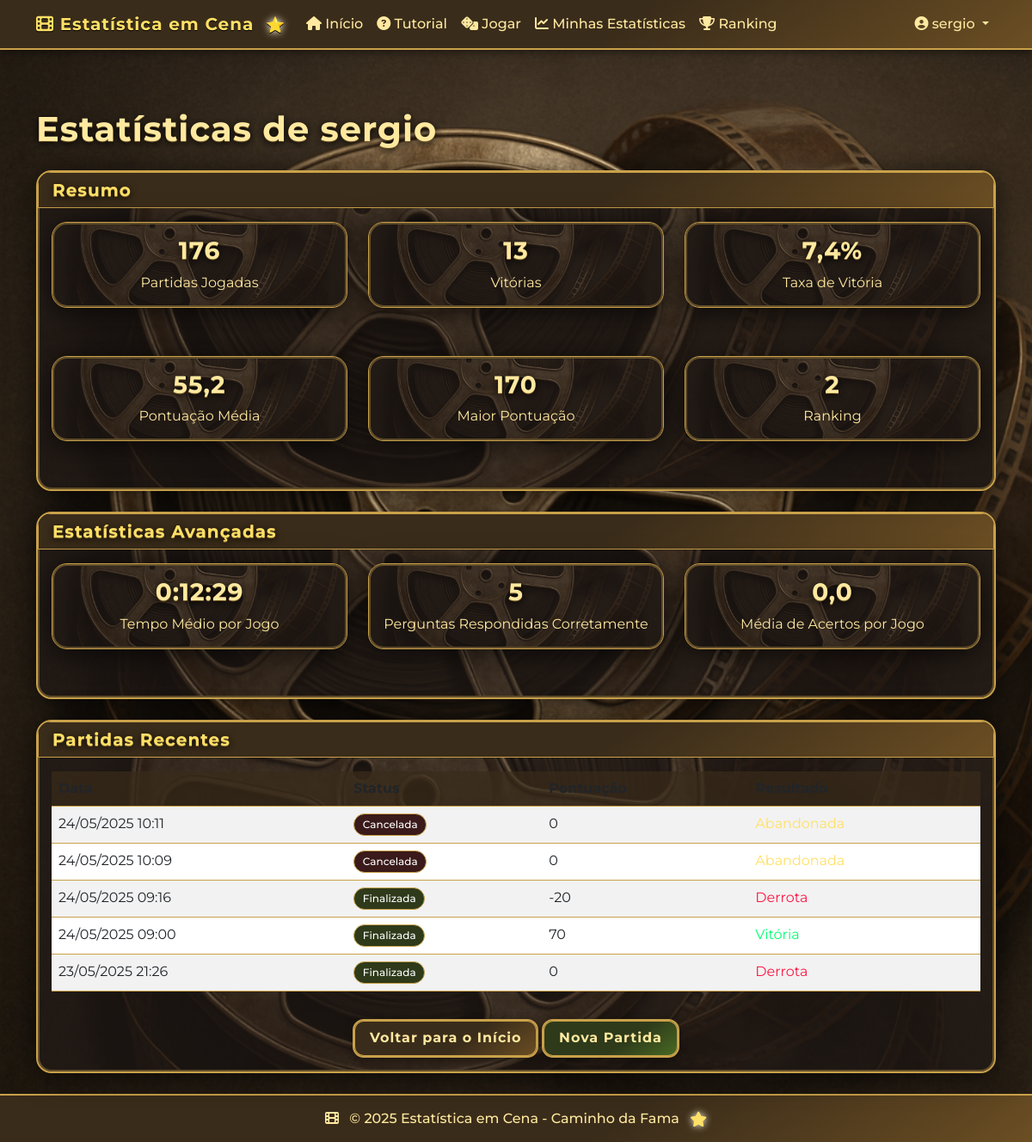
Page /estatisticas/ (signed in) on the earlier database version.
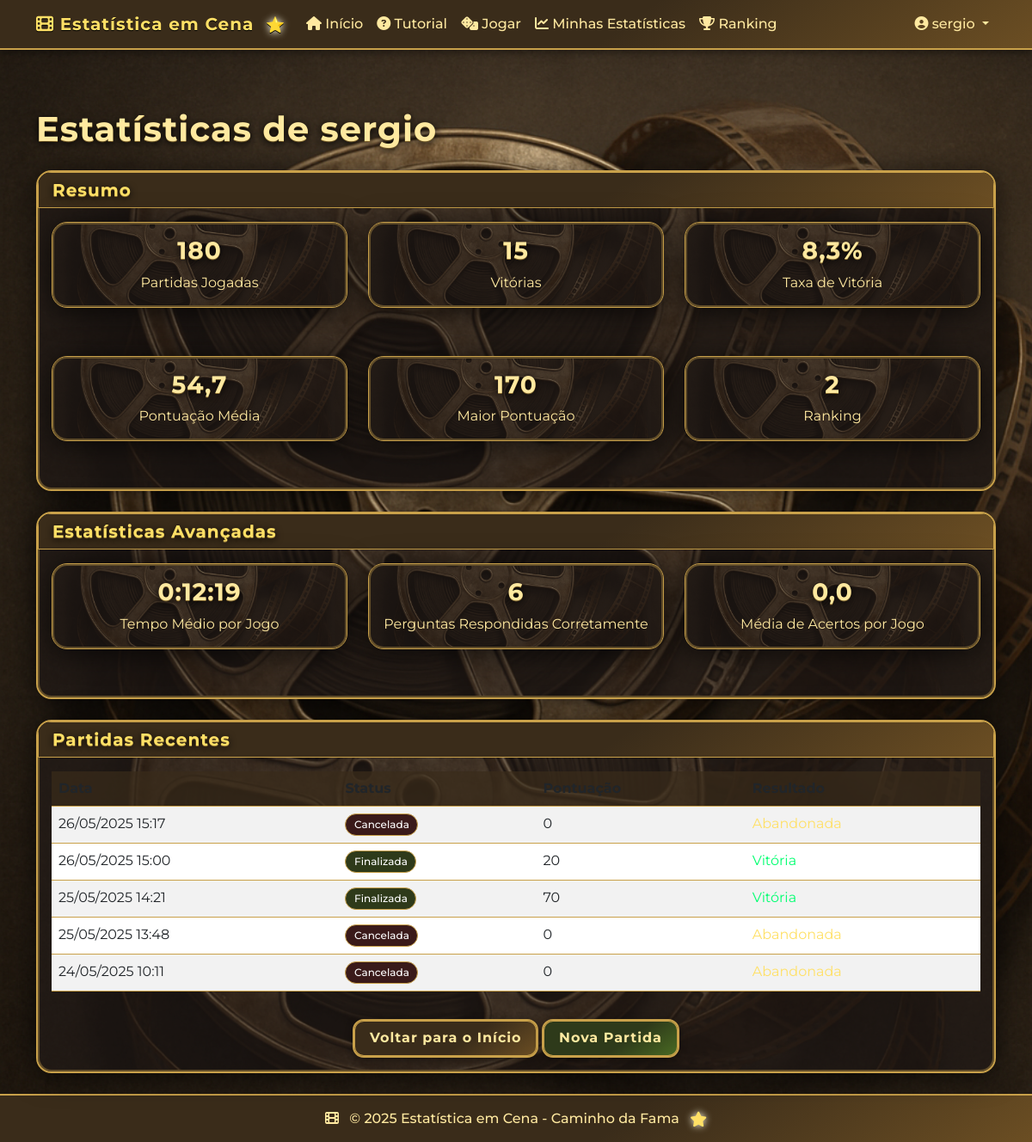
Same page on the later database version.
### core/models.py (models this page shows, shortened)
class Jogador(models.Model):
    user_jogador = models.OneToOneField(User, verbose_name='Usuário', on_delete=models.CASCADE, db_index=True, )
    jogos_jogados = models.IntegerField(default=0)
    vitorias = models.IntegerField(default=0)
    pontuacao_media = models.FloatField(default=0.0)
    maior_pontuacao = models.IntegerField(default=0)  # Nova estatística
    tempo_medio_jogo = models.IntegerField(default=0)  # Em segundos
    total_perguntas_certas = models.IntegerField(default=0)  # Total de perguntas certas
    def __str__(self):
        return self.user_jogador.username
    class Meta:
        verbose_name = 'Jogador'
        verbose_name_plural = 'Jogadores'
        ordering = ['-jogos_jogados']

class Game(models.Model):
    STATUS_CHOICES = [
        ('IN_PROGRESS', 'Em andamento'),
        ('COMPLETED', 'Finalizado'),
        ('CANCELLED', 'Cancelado'),
    ]
    partidas = models.ManyToManyField(User, related_name='jogos_partidas')
    inicio_tempo = models.DateTimeField(default=timezone.now)
    fim_tempo = models.DateTimeField(null=True, blank=True)
    status = models.CharField(
        max_length=20,
        choices=STATUS_CHOICES,
        default='IN_PROGRESS'
    )
    ganhador = models.ForeignKey(
        User,
        on_delete=models.SET_NULL,
        null=True,
        blank=True,
        related_name='jogos_ganhos'
    )

### core/views.py (the view)
# urls.py: path('estatisticas/', EstatisticasJogadorView.as_view(), name='estatisticas_jogador'),
class EstatisticasJogadorView(LoginRequiredMixin, DetailView):
    model = Jogador
    template_name = 'estatisticas_jogador.html'
    context_object_name = 'jogador'
    login_url = '/accounts/login/'
    def get_object(self, queryset=None):
        jogador, created = Jogador.objects.get_or_create(user_jogador=self.request.user)
        return jogador
    def get_context_data(self, **kwargs):
        context = super().get_context_data(**kwargs)
        jogador = self.get_object()
        context['taxa_vitoria'] = (jogador.vitorias / jogador.jogos_jogados * 100) if jogador.jogos_jogados > 0 else 0
        if jogador.tempo_medio_jogo > 0:
            context['tempo_medio_formatado'] = str(datetime.timedelta(seconds=jogador.tempo_medio_jogo))
        else:
            context['tempo_medio_formatado'] = "00:00:00"
        if jogador.jogos_jogados > 0:
            context['media_perguntas_certas'] = jogador.total_perguntas_certas / jogador.jogos_jogados
        else:
            context['media_perguntas_certas'] = 0
        partidas_recentes = Game.objects.filter(
            partidas=jogador.user_jogador
        ).order_by('-inicio_tempo')[:5]
        for partida in partidas_recentes:
            try:
                pontuacao = PontuacaoJogo.objects.get(jogo=partida, jogador=jogador.user_jogador)
                partida.pontuacao_obtida = pontuacao.pontuacao
            except PontuacaoJogo.DoesNotExist:
                partida.pontuacao_obtida = 0
        context['partidas_recentes'] = partidas_recentes
        ranking = (
            Jogador.objects
            .filter(jogos_jogados__gt=0)  # só quem jogou
            .order_by('-maior_pontuacao')  # critério do RankingView
            .values_list('id', flat=True)
        )
        try:
            posicao = list(ranking).index(jogador.id) + 1
        except ValueError:
            posicao = None  # ainda não ranqueado
        context['posicao_ranking'] = posicao
        return context

### templates/estatisticas_jogador.html (shortened to what the changed rows need)
{% extends 'base.html' %}
{% block content %}
<div class="container mt-4">
    <div class="row">
        <div class="col-12">
            <h1 class="mb-4">Estatísticas de {{ jogador }}</h1>
            <div class="card mb-4">
                <div class="card-header bg-primary text-white">
                </div>
                <div class="card-body">
                    <div class="row">
                        <div class="col-md-4 mb-3">
                            <div class="card bg-light">
                                <div class="card-body text-center">
                                    <h3 class="card-title">{{ jogador.jogos_jogados }}</h3>
                                    <p class="card-text">Partidas Jogadas</p>
                                </div>
                            </div>
                        </div>
                        <div class="col-md-4 mb-3">
                            <div class="card bg-light">
                                <div class="card-body text-center">
                                    <h3 class="card-title">{{ jogador.vitorias }}</h3>
                                    <p class="card-text">Vitórias</p>
                                </div>
                            </div>
                        </div>
                        <div class="col-md-4 mb-3">
                            <div class="card bg-light">
                                <div class="card-body text-center">
                                    <h3 class="card-title">{{ taxa_vitoria|floatformat:1 }}%</h3>
                                    <p class="card-text">Taxa de Vitória</p>
                                </div>
                            </div>
                        </div>
                    </div>
                    <div class="row mt-3">
                        <div class="col-md-4 mb-3">
                            <div class="card bg-light">
                                <div class="card-body text-center">
                                    <h3 class="card-title">{{ jogador.pontuacao_media|floatformat:1 }}</h3>
                                    <p class="card-text">Pontuação Média</p>
                                </div>
                            </div>
                        </div>
                        <div class="col-md-4 mb-3">
                            <div class="card bg-light">
                                <div class="card-body text-center">
                                    <h3 class="card-title">{{ jogador.maior_pontuacao }}</h3>
                                    <p class="card-text">Maior Pontuação</p>
                                </div>
                            </div>
                        </div>
                    </div>
                </div>
            </div>
            <div class="card mb-4">
                <div class="card-header bg-success text-white">
                </div>
                <div class="card-body">
                    <div class="row">
                        <div class="col-md-4 mb-3">
                            <div class="card bg-light">
                                <div class="card-body text-center">
                                    <h3 class="card-title">{{ tempo_medio_formatado }}</h3>
                                    <p class="card-text">Tempo Médio por Jogo</p>
                                </div>
                            </div>
                        </div>
                        <div class="col-md-4 mb-3">
                            <div class="card bg-light">
                                <div class="card-body text-center">
                                    <h3 class="card-title">{{ jogador.total_perguntas_certas }}</h3>
                                    <p class="card-text">Perguntas Respondidas Corretamente</p>
                                </div>
                            </div>
                        </div>
                    </div>
                </div>
            </div>
            <div class="card">
                <div class="card-header bg-primary text-white">
                </div>
                <div class="card-body">
                    {% if partidas_recentes %}
                        <div class="table-responsive">
                            <table class="table table-striped">
                                <thead>
                                    <tr>
                                        <th>Data</th>
                                        <th>Status</th>
                                        <th>Pontuação</th>
                                        <th>Resultado</th>
                                    </tr>
                                </thead>
                                <tbody>
                                    {% for partida in partidas_recentes %}
                                    <tr>
                                        <td>{{ partida.inicio_tempo|date:"d/m/Y H:i" }}</td>
                                        <td>
                                            {% if partida.status == 'COMPLETED' %}
                                                <span class="badge bg-success">Finalizada</span>
                                            {% elif partida.status == 'IN_PROGRESS' %}
                                                <span class="badge bg-warning">Em andamento</span>
                                            {% else %}
                                                <span class="badge bg-danger">Cancelada</span>
                                            {% endif %}
                                        </td>
                                        <td>{{ partida.pontuacao_obtida }}</td>
                                        <td>
                                            {% if partida.ganhador == jogador.user_jogador %}
                                                <span class="text-success">Vitória</span>
                                            {% elif partida.status == 'COMPLETED' %}
                                                <span class="text-danger">Derrota</span>
                                            {% elif partida.status == 'CANCELLED' %}
                                                <span class="text-warning">Abandonada</span>
                                            {% else %}
                                                <span class="text-warning">Pendente</span>
                                            {% endif %}
                                        </td>
                                    </tr>
                                    {% endfor %}
                                </tbody>
                            </table>
                        </div>
                    {% else %}
                        <p class="text-center">Nenhuma partida registrada ainda.</p>
                    {% endif %}
                </div>
            </div>
        </div>
    </div>
</div>
{% endblock %}

Differences in the rows shown:
no longer on this page (row unchanged): Game: inicio_tempo "24/05/2025 10:09", status "Cancelada", pontuacao_obtida "0"
no longer on this page (row unchanged): Game: inicio_tempo "24/05/2025 09:16", status "Finalizada", pontuacao_obtida "-20"
no longer on this page (row unchanged): Game: inicio_tempo "24/05/2025 09:00", status "Finalizada", pontuacao_obtida "70", shows "Vitória"
no longer on this page (row unchanged): Game: inicio_tempo "23/05/2025 21:26", status "Finalizada", pontuacao_obtida "0"
changed Jogador "sergio": jogos_jogados "176" → "180"; vitorias "13" → "15"; pontuacao_media "55,2" → "54,7"; total_perguntas_certas "5" → "6"
added Game: inicio_tempo "26/05/2025 15:17", status "Cancelada", pontuacao_obtida "0"
added Game: inicio_tempo "26/05/2025 15:00", status "Finalizada", pontuacao_obtida "20", shows "Vitória"
added Game: inicio_tempo "25/05/2025 14:21", status "Finalizada", pontuacao_obtida "70", shows "Vitória"
added Game: inicio_tempo "25/05/2025 13:48", status "Cancelada", pontuacao_obtida "0"
Other differences:
{{ taxa_vitoria|floatformat:1 }}: "7,4" → "8,3"
{{ tempo_medio_formatado }}: "0:12:29" → "0:12:19"
